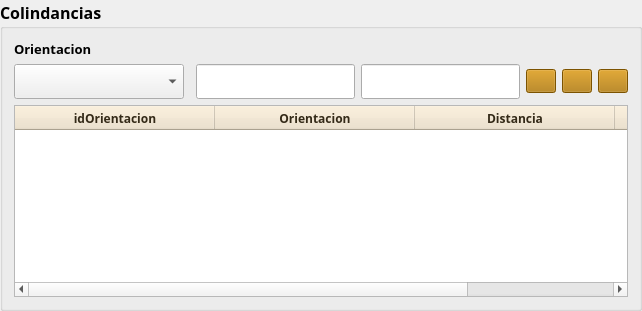
                   <widget class="QgsCollapsibleGroupBox" name="mGroupBox_2">
                    <property name="minimumSize">
                     <size>
                      <width>0</width>
                      <height>175</height>
                     </size>
                    </property>
                    <property name="maximumSize">
                     <size>
                      <width>16777215</width>
                      <height>16777215</height>
                     </size>
                    </property>
                    <property name="font">
                     <font>
                      <family>Century Gothic</family>
                      <pointsize>12</pointsize>
                      <weight>75</weight>
                      <bold>true</bold>
                     </font>
                    </property>
                    <property name="title">
                     <string>Colindancias</string>
                    </property>
                    <layout class="QGridLayout" name="gridLayout_10">
                     <item row="1" column="6">
                      <widget class="QPushButton" name="btnColinRemoveAll">
                       <property name="minimumSize">
                        <size>
                         <width>30</width>
                         <height>24</height>
                        </size>
                       </property>
                       <property name="maximumSize">
                        <size>
                         <width>30</width>
                         <height>24</height>
                        </size>
                       </property>
                       <property name="font">
                        <font>
                         <family>Century Gothic</family>
                         <pointsize>12</pointsize>
                        </font>
                       </property>
                       <property name="styleSheet">
                        <string notr="true">QPushButton{
background : rgb(174, 116, 0);
color : rgb(255, 255, 255)
}
QPushButton::disabled {
background : rgb(187, 129, 13);
color : rgb(245,245,245);
border: 1px solid #adb2b5;
}</string>
                       </property>
                       <property name="text">
                        <string/>
                       </property>
                       <property name="icon">
                        <iconset>
                         <normaloff>:/cedula/icons/remove_all.png</normaloff>:/cedula/icons/remove_all.png</iconset>
                       </property>
                      </widget>
                     </item>
                     <item row="1" column="4">
                      <widget class="QPushButton" name="btnColinAdd">
                       <property name="minimumSize">
                        <size>
                         <width>30</width>
                         <height>24</height>
                        </size>
                       </property>
                       <property name="maximumSize">
                        <size>
                         <width>30</width>
                         <height>24</height>
                        </size>
                       </property>
                       <property name="font">
                        <font>
                         <family>Century Gothic</family>
                         <pointsize>12</pointsize>
                        </font>
                       </property>
                       <property name="styleSheet">
                        <string notr="true">QPushButton{
background : rgb(174, 116, 0);
color : rgb(255, 255, 255)
}
QPushButton::disabled {
background : rgb(187, 129, 13);
color : rgb(245,245,245);
border: 1px solid #adb2b5;
}</string>
                       </property>
                       <property name="text">
                        <string/>
                       </property>
                       <property name="icon">
                        <iconset>
                         <normaloff>:/cedula/icons/add.png</normaloff>:/cedula/icons/add.png</iconset>
                       </property>
                      </widget>
                     </item>
                     <item row="1" column="5">
                      <widget class="QPushButton" name="btnColinRemoveOne">
                       <property name="minimumSize">
                        <size>
                         <width>30</width>
                         <height>24</height>
                        </size>
                       </property>
                       <property name="maximumSize">
                        <size>
                         <width>30</width>
                         <height>24</height>
                        </size>
                       </property>
                       <property name="font">
                        <font>
                         <family>Century Gothic</family>
                         <pointsize>12</pointsize>
                        </font>
                       </property>
                       <property name="styleSheet">
                        <string notr="true">QPushButton{
background : rgb(174, 116, 0);
color : rgb(255, 255, 255)
}
QPushButton::disabled {
background : rgb(187, 129, 13);
color : rgb(245,245,245);
border: 1px solid #adb2b5;
}</string>
                       </property>
                       <property name="text">
                        <string/>
                       </property>
                       <property name="icon">
                        <iconset>
                         <normaloff>:/cedula/icons/remove_one.png</normaloff>:/cedula/icons/remove_one.png</iconset>
                       </property>
                      </widget>
                     </item>
                     <item row="0" column="0">
                      <widget class="QLabel" name="label_15">
                       <property name="font">
                        <font>
                         <family>Century Gothic</family>
                         <pointsize>10</pointsize>
                        </font>
                       </property>
                       <property name="text">
                        <string>Orientacion</string>
                       </property>
                      </widget>
                     </item>
                     <item row="1" column="0">
                      <widget class="QComboBox" name="cmbOrientacion">
                       <property name="minimumSize">
                        <size>
                         <width>170</width>
                         <height>0</height>
                        </size>
                       </property>
                       <property name="maximumSize">
                        <size>
                         <width>170</width>
                         <height>120</height>
                        </size>
                       </property>
                       <property name="font">
                        <font>
                         <family>Century Gothic</family>
                         <pointsize>14</pointsize>
                         <weight>75</weight>
                         <bold>true</bold>
                        </font>
                       </property>
                       <property name="styleSheet">
                        <string notr="true">QComboBox QAbstractItemView::item { min-height: 25;}
QListView{color: black ; font-size: 16px; outline:none; font-weight:bold}QListView::item:selected { color: red; background-color: lightgray;}</string>
                       </property>
                      </widget>
                     </item>
                     <item row="3" column="0" rowspan="4" colspan="7">
                      <widget class="QTableWidget" name="twColindancias">
                       <property name="font">
                        <font>
                         <family>Century Gothic</family>
                         <pointsize>10</pointsize>
                        </font>
                       </property>
                       <property name="styleSheet">
                        <string notr="true">QHeaderView::section
{
background-color: rgb(238,225,200);
color : rgb(52, 42, 24 );
text-align: right;
font-size:12px;
height:24px
}</string>
                       </property>
                       <property name="columnCount">
                        <number>4</number>
                       </property>
                       <attribute name="horizontalHeaderMinimumSectionSize">
                        <number>200</number>
                       </attribute>
                       <column>
                        <property name="text">
                         <string>idOrientacion</string>
                        </property>
                       </column>
                       <column>
                        <property name="text">
                         <string>Orientacion</string>
                        </property>
                       </column>
                       <column>
                        <property name="text">
                         <string>Distancia</string>
                        </property>
                       </column>
                       <column>
                        <property name="text">
                         <string>Descripcion</string>
                        </property>
                       </column>
                      </widget>
                     </item>
                     <item row="1" column="2">
                      <widget class="QLineEdit" name="leDispPerim">
                       <property name="maximumSize">
                        <size>
                         <width>16777215</width>
                         <height>120</height>
                        </size>
                       </property>
                       <property name="font">
                        <font>
                         <family>Century Gothic</family>
                         <pointsize>12</pointsize>
                         <weight>75</weight>
                         <bold>true</bold>
                        </font>
                       </property>
                       <property name="styleSheet">
                        <string notr="true">placeholder : &quot;Introzuca Dist. Perimetral&quot;</string>
                       </property>
                       <property name="maxLength">
                        <number>10</number>
                       </property>
                      </widget>
                     </item>
                     <item row="1" column="3">
                      <widget class="QLineEdit" name="leDescripcion">
                       <property name="maximumSize">
                        <size>
                         <width>16777215</width>
                         <height>40</height>
                        </size>
                       </property>
                       <property name="font">
                        <font>
                         <family>Century Gothic</family>
                         <pointsize>12</pointsize>
                         <weight>75</weight>
                         <bold>true</bold>
                        </font>
                       </property>
                       <property name="maxLength">
                        <number>60</number>
                       </property>
                      </widget>
                     </item>
                    </layout>
                   </widget>
